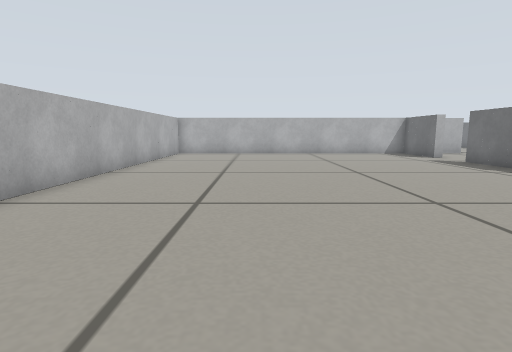
[1] (above)

16 first-person views from a walk through a robot-simulator world made for Gazebo. The camera is 0.29 m above the floor, tilts 8° down and sees 80° across. The floor is counted in squares, 0.25 m on a side. Each view is taken from the middle of a square. On the plan, view 1 faces up. The plan holds only what a view shows up to about 13 squares ahead; the rest is blank. The place goes on beyond the plan.

[2]
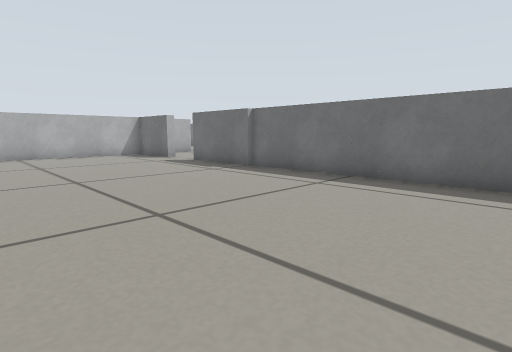

[3]
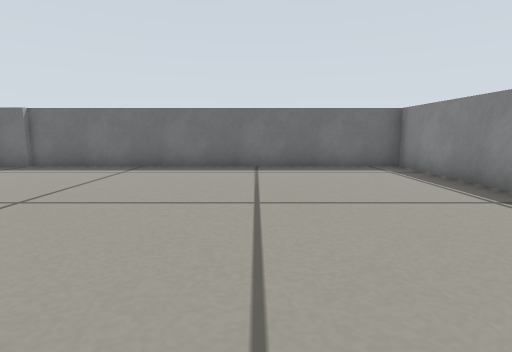

[4]
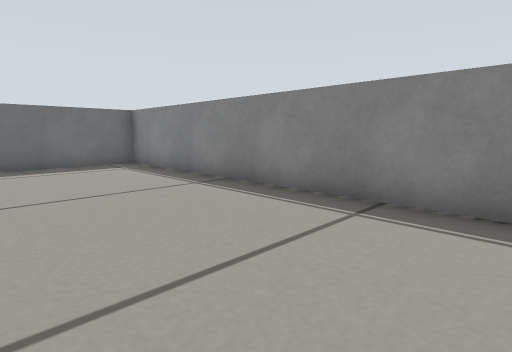

[5]
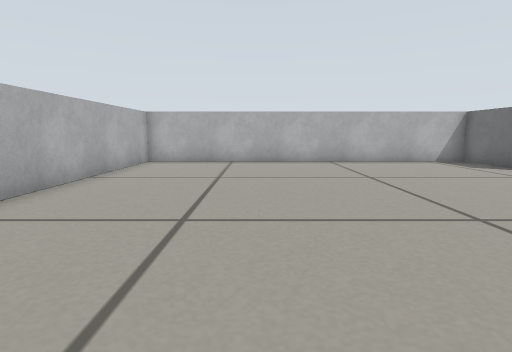

[6]
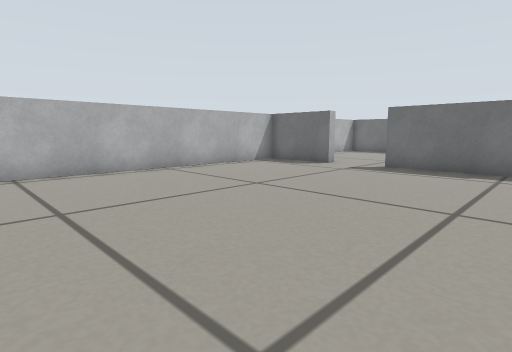

[7]
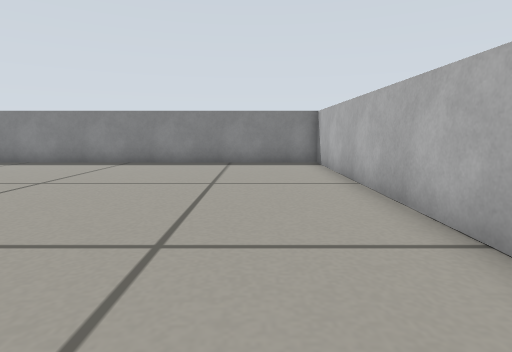

[8]
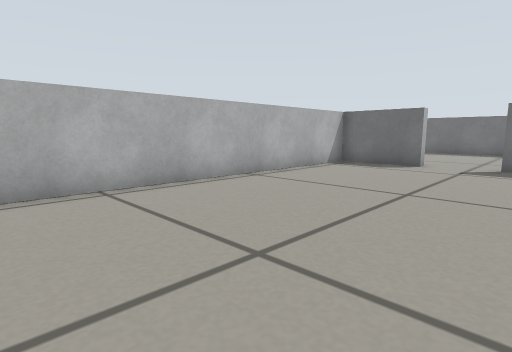

[9]
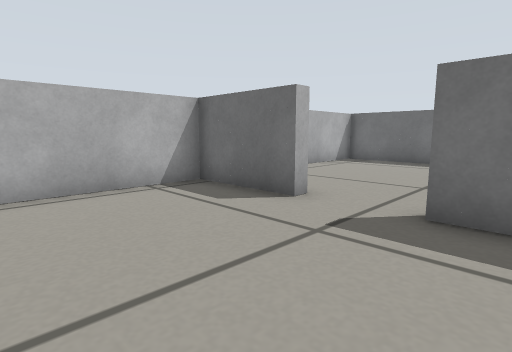

[10]
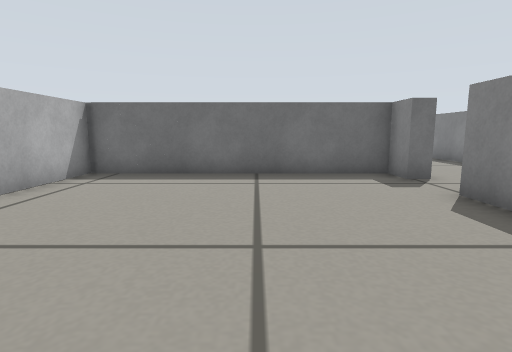

[11]
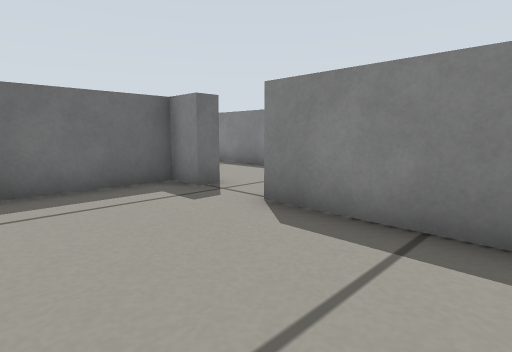

[12]
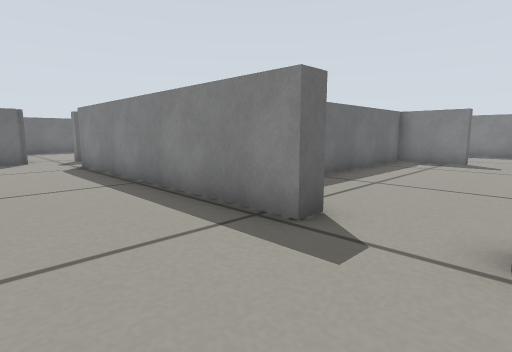

[13]
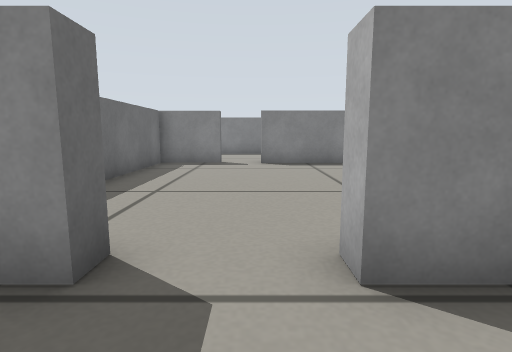

[14]
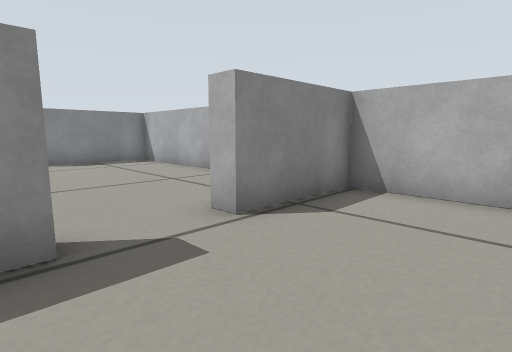

[15]
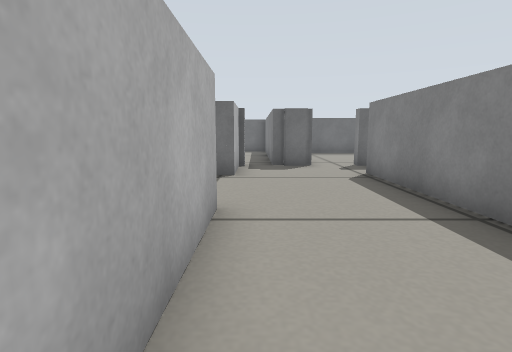

[16]
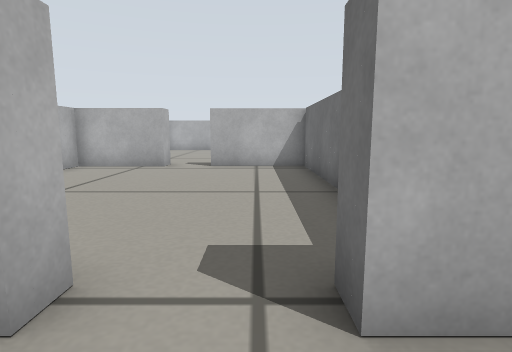

### Floor plan
Ten units are one square. View 1 is at (0, 0); x grows to the right and y downward. Boxes are objects, and circles mark ways between rooms. Rooms are numbered by the first view taken in them; rooms with no view inside come last. Other rooms are left out.
<svg viewBox="-49 -185 316 230">
<path fill="none" stroke="#000" d="M84 -88 84 -122M84 -144 84 -174 -44 -174 -44 40 86 40 86 -89M89 -144 84 -144M102 -92 136 -92 136 -85M118 -176 88 -176 88 -166M156 -86 156 -92 167 -92 167 -178 134 -178M196 -86 156 -86M144 -41 144 -48 239 -48M255 -86 234 -86M258 -61 258 -70M260 -70 260 -75M258 -40 258 -44 262 -44M90 -76 90 -48 122 -48 122 -41"/>
<circle cx="85" cy="-135" r="3" fill="#2a7"/>
<circle cx="145" cy="-90" r="3" fill="#2a7"/>
<text x="20" y="-60">1</text>
<text x="130" y="-130">2</text>
<text x="180" y="-70">3</text>
</svg>
Room 1 opens to room 2. Room 2 opens to room 3.

Where each view was taken, in squares from view 1:
view 1: 0 up, 0 right, facing up
view 2: 1 up, 1 right, facing up-right
view 3: 1 up, 2 left, facing right
view 4: 1 up, 3 left, facing down-right
view 5: 5 up, 0 right, facing up
view 6: 8 up, 2 left, facing up-right
view 7: 8 up, 2 left, facing down
view 8: 11 up, 3 left, facing up-right
view 9: 11 up, 4 right, facing up-right
view 10: 13 up, 8 right, facing right
view 11: 13 up, 10 right, facing down-right
view 12: 8 up, 12 right, facing down-right
view 13: 7 up, 13 right, facing down
view 14: 8 up, 15 right, facing down-left
view 15: 8 up, 15 right, facing right
view 16: 7 up, 15 right, facing up
